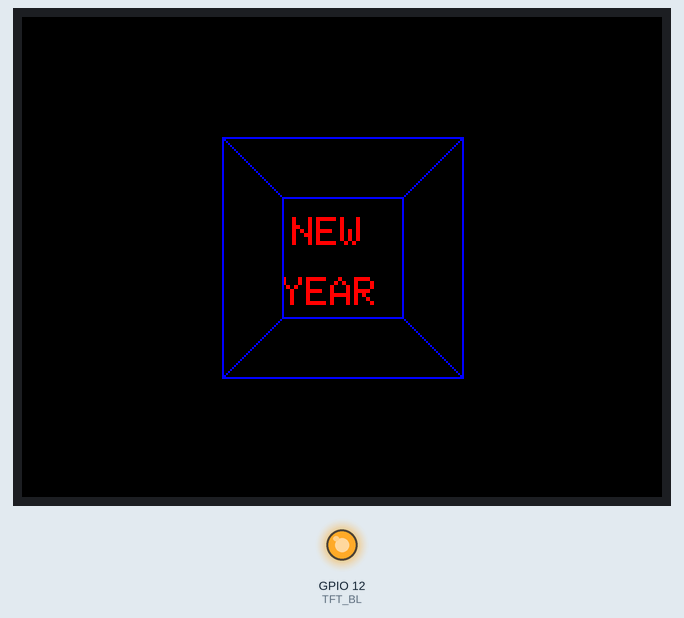
Recording of a sketch running on a simulated ESP32. Shown: 320×240 colour display, output pins drawn as LEDs (lit = HIGH).

Above: at 0.36 s.
At 5.1 s:
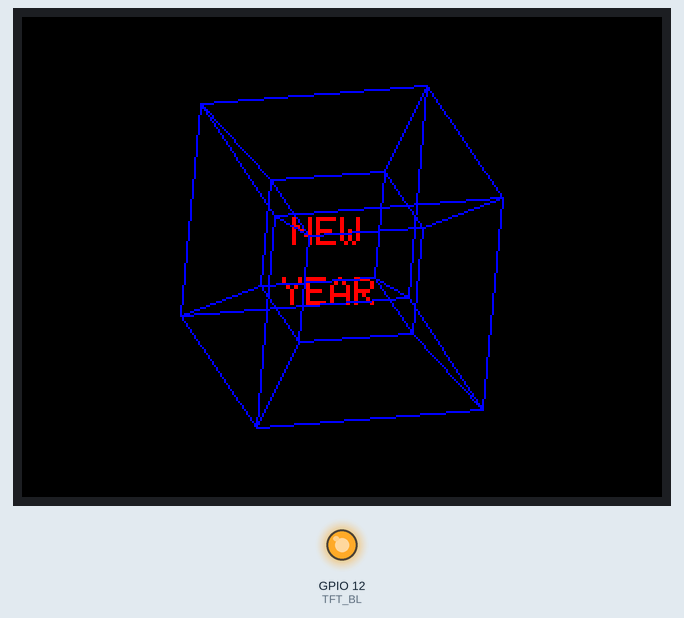
At 10.1 s:
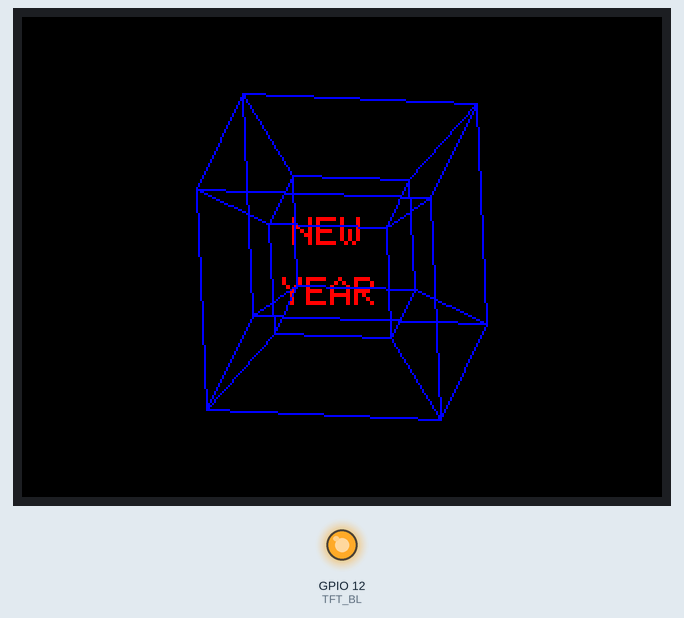
At 19.89 s:
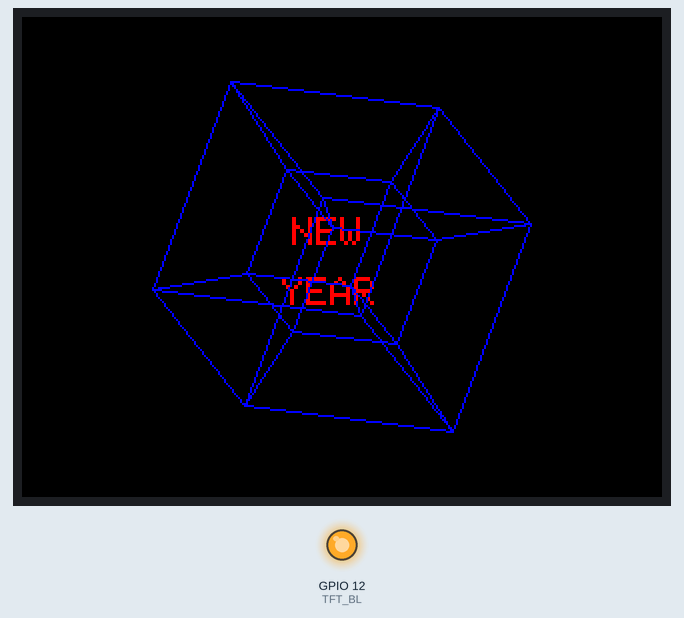
At 29.66 s:
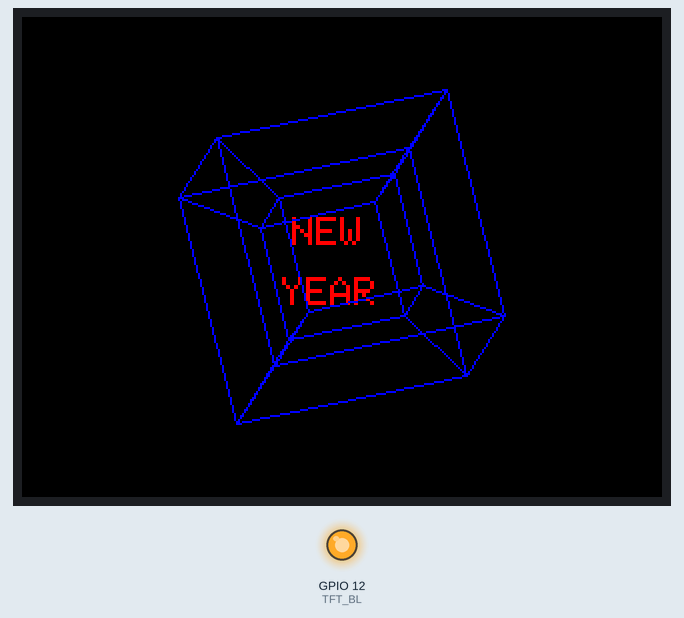
At 39.73 s:
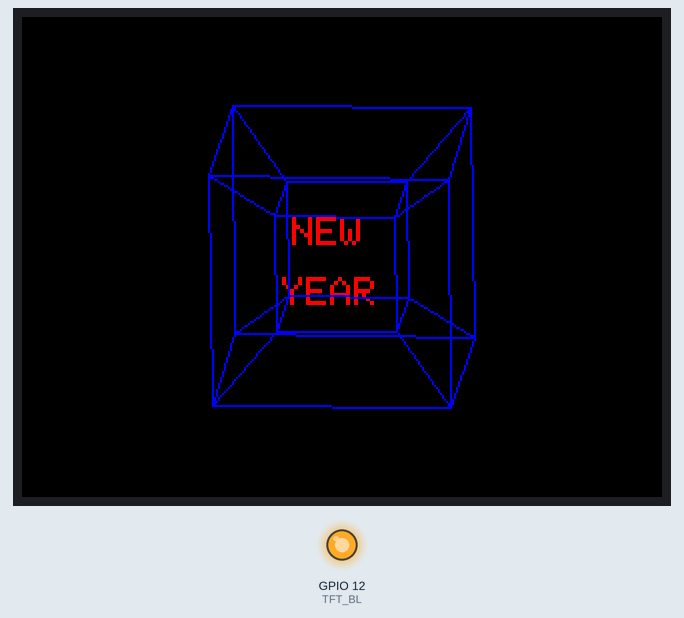

The sketch:

New-Year-cube.ino
```cpp
#include <Arduino_GFX_Library.h>


Arduino_DataBus *bus = new Arduino_ESP32SPI(27 /* DC */, 5 /* CS */, 4 /* SCK */, 22 /* MOSI */, 16 /* MISO */);
Arduino_GFX *gfx = new Arduino_ILI9341(bus, 33, 3 /* rotation */, false /* IPS */);

#define TFT_BL 12

float L = 120;
float vertices[2][8][3] = {
  {
    { -L / 2, -L / 2, -L / 2 },
    { L / 2, -L / 2, -L / 2 },
    { L / 2, L / 2, -L / 2 },
    { -L / 2, L / 2, -L / 2 },
    { -L / 2, -L / 2, L / 2 },
    { L / 2, -L / 2, L / 2 },
    { L / 2, L / 2, L / 2 },
    { -L / 2, L / 2, L / 2 }
  },
  {
    { -L, -L, -L },
    { L, -L, -L },
    { L, L, -L },
    { -L, L, -L },
    { -L, -L, L },
    { L, -L, L },
    { L, L, L },
    { -L, L, L }
  }
};

int edges[12][2] = {
  { 0, 1 },
  { 1, 2 },
  { 2, 3 },
  { 3, 0 },
  { 4, 5 },
  { 5, 6 },
  { 6, 7 },
  { 7, 4 },
  { 0, 4 },
  { 1, 5 },
  { 2, 6 },
  { 3, 7 }
};

int centerX;
int centerY;

float angleX = 0.0;
float angleY = 0.0;
float angleZ = 0.0;

void setup() {
  gfx->begin();
  gfx->setRotation(3);

  pinMode(TFT_BL, OUTPUT);
  digitalWrite(TFT_BL, HIGH);

  centerX = gfx->width() / 2;
  centerY = gfx->height() / 2;
}

void loop() {
  gfx->fillScreen(gfx->color565(0, 0, 0));
  gfx->setTextSize(2);
  gfx->setTextColor(RED);

  gfx->setCursor(centerX - 25, centerY - 20);
  gfx->println("NEW");

  gfx->setCursor(centerX - 30, centerY + 10);
  gfx->println("YEAR");

  for (int i = 0; i < 12; i++) {
    int v0 = edges[i][0];
    int v1 = edges[i][1];

    float x0 = vertices[1][v0][0];
    float y0 = vertices[1][v0][1];
    float z0 = vertices[1][v0][2];
    float x1 = vertices[1][v1][0];
    float y1 = vertices[1][v1][1];
    float z1 = vertices[1][v1][2];

    rotateX(y0, z0, angleX);
    rotateX(y1, z1, angleX);
    rotateY(x0, z0, angleY);
    rotateY(x1, z1, angleY);
    rotateZ(x0, y0, angleZ);
    rotateZ(x1, y1, angleZ);

    drawLine(x0, y0, x1, y1);
  }


  for (int i = 0; i < 12; i++) {
    int v0 = edges[i][0];
    int v1 = edges[i][1];

    float x0 = vertices[0][v0][0];
    float y0 = vertices[0][v0][1];
    float z0 = vertices[0][v0][2];
    float x1 = vertices[0][v1][0];
    float y1 = vertices[0][v1][1];
    float z1 = vertices[0][v1][2];

    rotateX(y0, z0, angleX);
    rotateX(y1, z1, angleX);
    rotateY(x0, z0, angleY);
    rotateY(x1, z1, angleY);
    rotateZ(x0, y0, angleZ);
    rotateZ(x1, y1, angleZ);

    drawLine(x0, y0, x1, y1);
  }


  for (int i = 0; i < 8; i++) {
    float x0 = vertices[1][i][0];
    float y0 = vertices[1][i][1];
    float z0 = vertices[1][i][2];
    float x1 = vertices[0][i][0];
    float y1 = vertices[0][i][1];
    float z1 = vertices[0][i][2];

    rotateX(y0, z0, angleX);
    rotateX(y1, z1, angleX);
    rotateY(x0, z0, angleY);
    rotateY(x1, z1, angleY);
    rotateZ(x0, y0, angleZ);
    rotateZ(x1, y1, angleZ);

    drawLine(x0, y0, x1, y1);
  }

  delay(1);
  angleX++;
  angleY++;
  angleZ++;
  angleX = fmod(angleX, 360.0);
  angleY = fmod(angleY, 360.0);
  angleZ = fmod(angleZ, 360.0);
}

void drawLine(float x0, float y0, float x1, float y1) {
  gfx->drawLine(centerX + x0 / 2, centerY + y0 / 2, centerX + x1 / 2, centerY + y1 / 2, gfx->color565(0, 0, 255));
}

void rotateX(float& y, float& z, float angle) {
  float rad = angle * PI / 180.0;
  float new_y = y * cos(rad) - z * sin(rad);
  float new_z = z * cos(rad) + y * sin(rad);
  y = new_y;
  z = new_z;
}

void rotateY(float& x, float& z, float angle) {
  float rad = angle * PI / 180.0;
  float new_x = x * cos(rad) + z * sin(rad);
  float new_z = z * cos(rad) - x * sin(rad);
  x = new_x;
  z = new_z;
}

void rotateZ(float& x, float& y, float angle) {
  float rad = angle * PI / 180.0;
  float new_x = x * cos(rad) - y * sin(rad);
  float new_y = y * cos(rad) + x * sin(rad);
  x = new_x;
  y = new_y;
}
```
